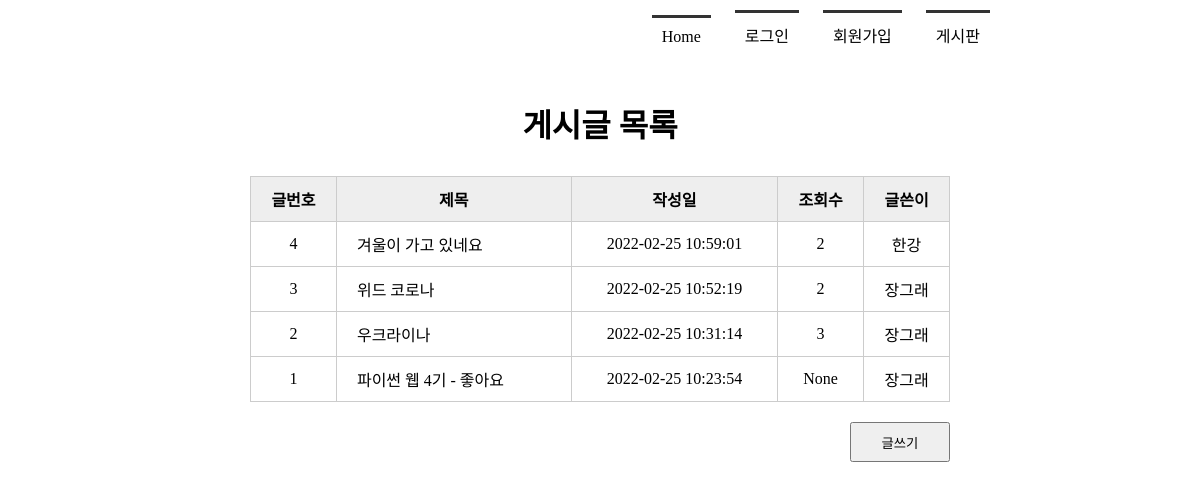
The app's page /boardlist/, older data.
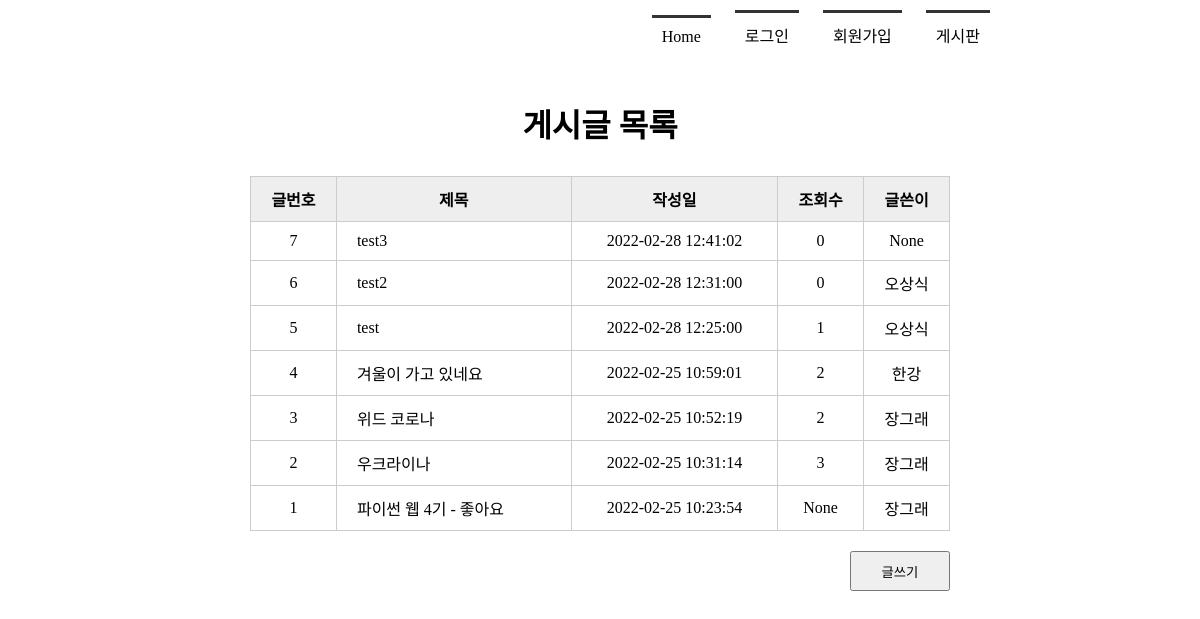
The same page, newer data.
### tables this page shows
CREATE TABLE board(
            bno integer PRIMARY KEY AUTOINCREMENT,
            title text NOT NULL,
            content text NOT NULL,
            createDate timestamp date DEFAULT (datetime('now', 'localtime')),
            hit integer,
            mid char(5) NOT NULL,
            FOREIGN KEY(mid) REFERENCES member(mid) ON DELETE CASCADE
        );

### app.py (the view)
@app.route('/boardlist/')
def boardlist():
    rs = select_board()
    return render_template('boardlist.html', rs = rs)

### model/model_board.py (called while the page is built)
def select_board():
    conn = getconn()
    cur = conn.cursor()
    sql = "SELECT * FROM board ORDER BY bno DESC"
    cur.execute(sql)
    rs = cur.fetchall()
    conn.close()
    return rs

### model/model_member.py (called while the page is built)
def getconn():
    conn = sqlite3.connect("./members.db")
    return conn

### templates/boardlist.html (shortened to what this page needs)
<!DOCTYPE html>
<html lang="en">
<head>
    <link rel="stylesheet" href="{{ url_for('static', filename='style.css')  }}">
</head>
<body>
    <div id="container">
        {% include 'navbar.html' %}
        <section>
            <h1>게시글 목록</h1>
            <table class="tbl_board">
                <tr>
                    <th>글번호</th><th>제목</th><th>작성일</th><th>조회수</th><th>글쓴이</th>
                </tr>
                {% for i in rs %}
                <tr>
                    <td>{{ i[0] }}</td>
                    <td><a href="{{ url_for('board_view', bno=i[0]) }}">{{ i[1] }}</a></td>
                    <td>{{ i[3] }}</td>
                    <td>{{ i[4] }}</td>
                    <td>{{ i[5] }}</td>
                </tr>
                {% endfor %}
            </table>
            <div class="btn_write">
                <button type="button"
                        onclick="location.href='/writing/'">글쓰기</button>
            </div>
        </section>
    </div>
</body>
</html>

### templates/navbar.html
<header>
    <nav>
        <ul>
            {% if session %}
                <li><a href="{{ url_for('index') }}">Home</a></li>
                <li><a href="{{ url_for('logout') }}">({{ session['userName'] }}님)로그아웃</a></li>
                <li><a href="{{ url_for('memberlist') }}">회원목록</a></li>
                <li><a href="{{ url_for('boardlist') }}">게시판</a></li>
            {% else %}
                <li><a href="{{ url_for('index') }}">Home</a></li>
                <li><a href="{{ url_for('login') }}">로그인</a></li>
                <li><a href="{{ url_for('register') }}">회원가입</a></li>
                <li><a href="{{ url_for('boardlist') }}">게시판</a></li>
            {% endif %}
        </ul>
    </nav>
</header>

### static/style.css (style rules this page uses)
* { margin: 0; padding: 0; }
#container { width: 1000px; margin: 0 auto; }
header { height: 100px; }
nav ul { list-style: none; text-align: right; margin-right: 100px; }
nav ul li { display: inline-block; margin: 10px; border-top: 3px solid #333; padding: 10px; }
nav ul li a { text-decoration: none; color: #000; }
section { text-align: center; }
section h1 { font-size: 2em; margin-bottom: 30px; }
section table { width: 600px; margin:0 auto; border-collapse: collapse; }
section table, th, td { border: 1px solid #ccc; padding: 10px }
section .tbl_board { width: 700px; }
section .tbl_board th { background: #eee; }
section .tbl_board a { text-decoration: none; color: #000; }
section .tbl_board td:nth-child(2) { text-align: left; padding-left: 20px }
section .btn_write { text-align: right; margin: 20px 150px; }
section .btn_write button { width: 100px; height: 40px; }

Row changes from the older to the newer data that the page shows:
added board: bno "7", title "test3", createDate "2022-02-28 12:41:02", hit "0", mid "None"
added board: bno "6", title "test2", createDate "2022-02-28 12:31:00", hit "0", mid "오상식"
added board: bno "5", title "test", createDate "2022-02-28 12:25:00", hit "1", mid "오상식"
